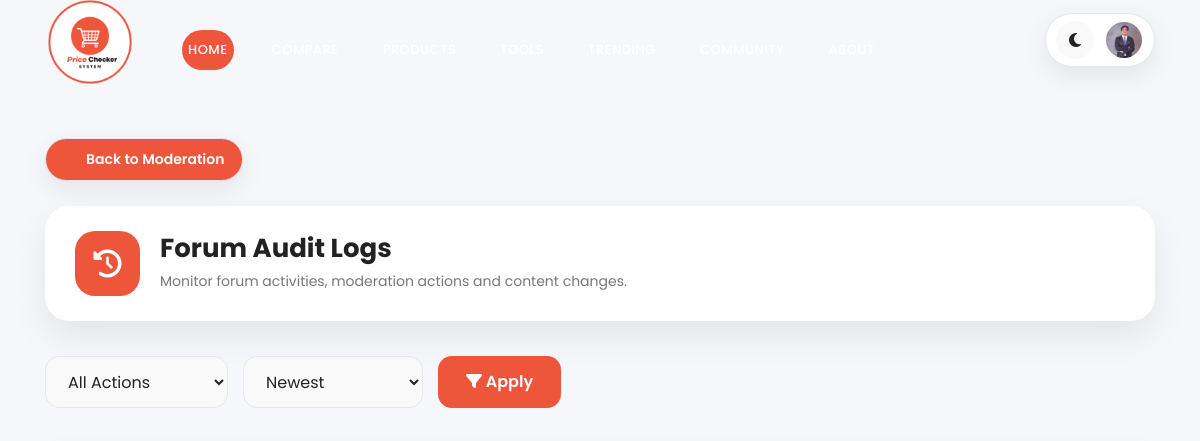
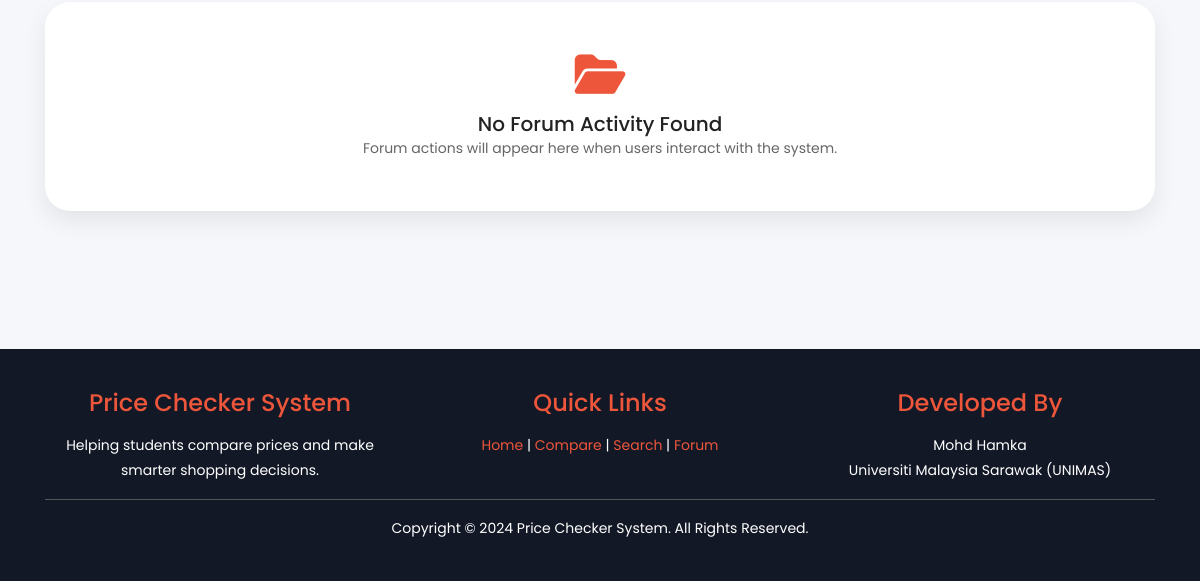
/src/admin/forumAuditLogs.php (signed in), run on an earlier commit of the app's database (2 pictures, top to bottom).
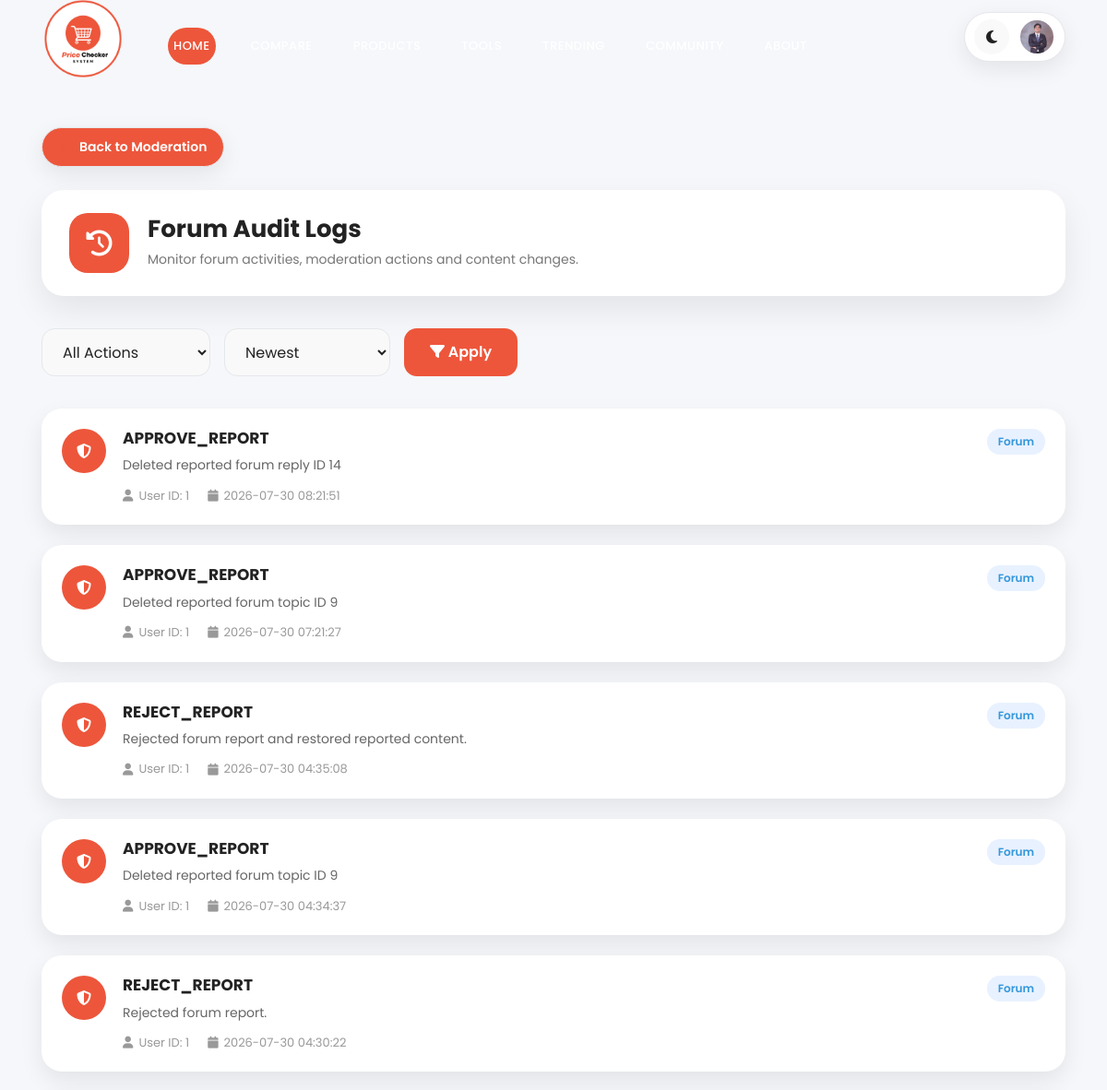
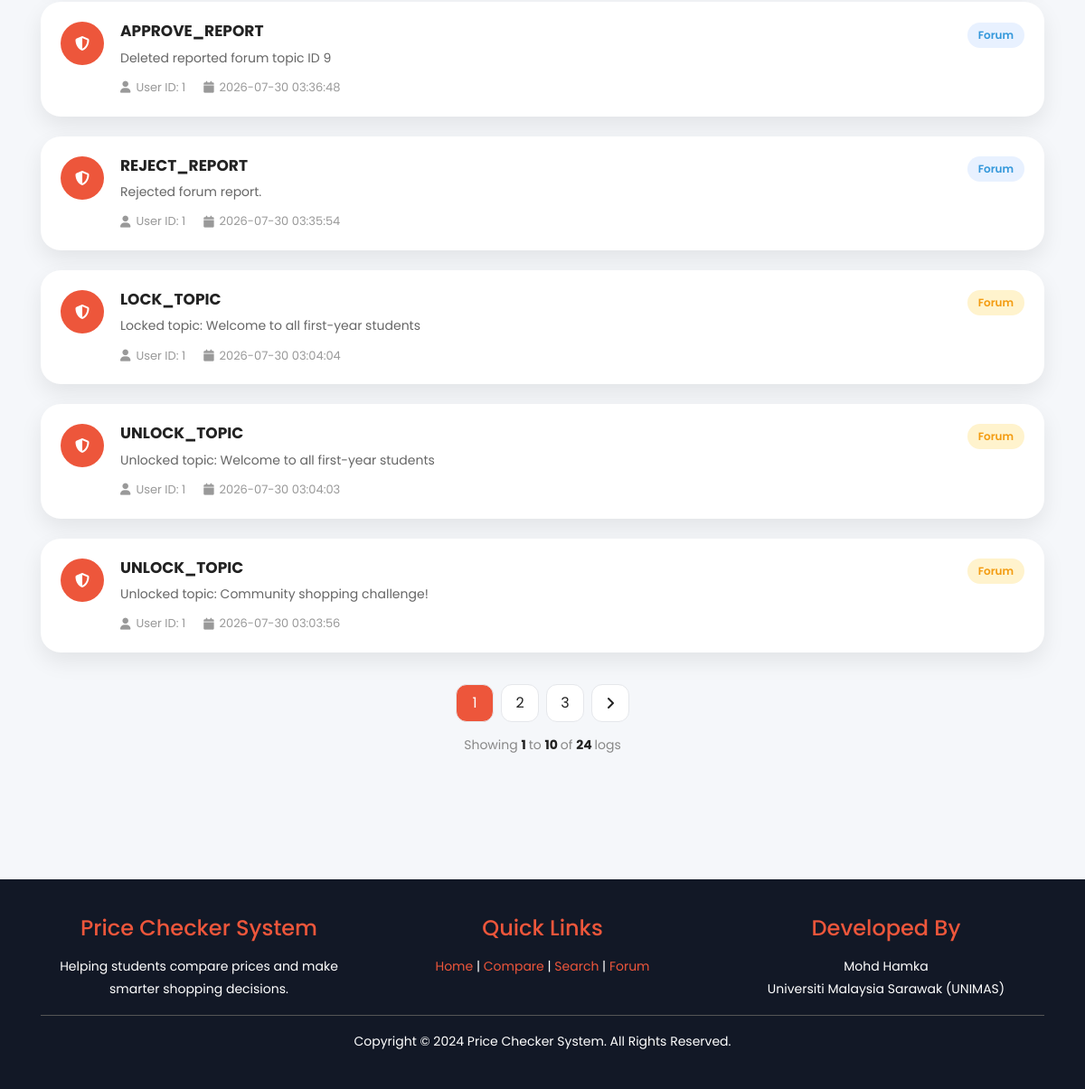
And on a later commit of the database (2 pictures, top to bottom).
### tables this page shows
CREATE TABLE `audit_logs` (
  `auditID` int(11) NOT NULL,
  `adminID` int(11) NOT NULL,
  `module` varchar(100) DEFAULT NULL,
  `action` varchar(100) DEFAULT NULL,
  `target` varchar(255) DEFAULT NULL,
  `description` text DEFAULT NULL,
  `ipAddress` varchar(50) DEFAULT NULL,
  `created_at` timestamp NOT NULL DEFAULT current_timestamp()
);

### src/admin/forumAuditLogs.php (the view, shortened to what this page needs)
<?php
include("../config/db_cPCS.php");
$adminID=$_SESSION['adminID'];
$filterAction=$_GET['action'] ?? "";
$sort=$_GET['sort'] ?? "new";
$sql="
SELECT *
FROM audit_logs
WHERE module IN ('Forum','Forum Admin')
";
switch($sort)
{
default:
    $sql.=" ORDER BY created_at DESC";
}
$countSQL="
SELECT COUNT(*) AS total
FROM audit_logs
WHERE module IN ('Forum','Forum Admin')
";
$countResult=mysqli_query($conn,$countSQL);
$total=mysqli_fetch_assoc($countResult)['total'];
$limit=10;
$page=isset($_GET['page'])
? (int)$_GET['page']
:1;
$totalPages=max(1,ceil($total/$limit));
$offset=($page-1)*$limit;
$sql.=" LIMIT $offset,$limit";
$result=mysqli_query($conn,$sql);
$user=mysqli_fetch_assoc(
mysqli_query($conn,"
SELECT
adminUsername,
adminIMG
FROM admin
WHERE adminID='$adminID'
")
);
$img=$user['adminIMG'] ?? "../../assets/images/profile/default.png";
?>
<!DOCTYPE html>
<html lang="en">
<head>
    <link rel="stylesheet" type="text/css" href="../../assets/css/bootstrap.min.css">
    <link rel="stylesheet" type="text/css" href="../../assets/css/font-awesome.css">
    <link rel="stylesheet" href="https://cdnjs.cloudflare.com/ajax/libs/font-awesome/6.7.2/css/all.min.css">
    <link rel="stylesheet" href="../../assets/css/styleindex.css">
    <link rel="stylesheet" href="../../assets/css/forum.css">
    <link rel="stylesheet" href="../../assets/css/footer.css">
</head>
<body>
<?php include("../student/includes/header.php"); ?>
<section class="section community-section" id="community">
    <div class="container">
    <br><br>
    <a href="forumModeration.php" class="back-dashboard-btn">
        <i class="fa fa-arrow-left"></i>
        Back to Moderation
    </a>
    <div class="forum-page-header audit-page-header">
        <div class="page-header-icon audit-header-icon">
            <i class="fa-solid fa-clock-rotate-left"></i>
        </div>
        <div>
            <h2>
                Forum Audit Logs
            </h2>
            <p>
                Monitor forum activities, moderation actions and content changes.
            </p>
        </div>
    </div>
    <div class="forum-toolbar">
        <form method="GET">
            <select name="action">
                <option value="">All Actions</option>
            </select>
            <select name="sort">
                <option value="new"
                <?php if($sort=="new") echo "selected"; ?>>
                    Newest
                </option>
            </select>
            <button type="submit">
                <i class="fa fa-filter"></i>
                Apply
            </button>
        </form>
    </div>
<div class="audit-timeline">
    <?php if(mysqli_num_rows($result)==0){ ?>
    <div class="audit-empty">
        <i class="fa-solid fa-folder-open"></i>
        <h4>
            No Forum Activity Found
        </h4>
        <p>
            Forum actions will appear here when users interact with the system.
        </p>
    </div>
    <?php } ?>
    <?php while($log=mysqli_fetch_assoc($result)){ ?>
        <?php
        $logAction=$log['action'];
        $badgeClass="audit-update";
        if(str_contains($logAction,"DELETE"))
        {
            $badgeClass="audit-delete";
        }
        elseif(str_contains($logAction,"CREATE"))
        {
            $badgeClass="audit-create";
        }
        elseif(str_contains($logAction,"LOCK") || str_contains($logAction,"PIN"))
        {
            $badgeClass="audit-admin";
        }
        ?>
        <div class="audit-card">
            <div class="audit-marker">
                <i class="fa-solid fa-shield-halved"></i>
            </div>
            <div class="audit-content">
                <div class="audit-title-row">
                    <h4>
                        <?php echo htmlspecialchars($logAction); ?>
                    </h4>
                    <span class="audit-action <?php echo $badgeClass; ?>">
                        Forum
                    </span>
                </div>
                <p>
                    <?php echo htmlspecialchars($log['description']); ?>
                </p>
                <div class="audit-meta">
                    <span>
                        <i class="fa-solid fa-user"></i>
                        User ID:
                        <?php echo $log['adminID']; ?>
                    </span>
                    <span>
                        <i class="fa-solid fa-calendar"></i>
                        <?php echo $log['created_at']; ?>
                    </span>
                </div>
            </div>
        </div>
        <?php } ?>
    </div>
    <?php if($totalPages > 1){ ?>
    <div class="pagination">
        <?php
        $start=max(1,$page-2);
        $end=min($totalPages,$page+2);
        for($i=$start;$i<=$end;$i++)
        {
        ?>
        <a
        href="?page=<?php echo $i; ?>&action=<?php echo urlencode($filterAction); ?>&sort=<?php echo urlencode($sort); ?>"
        class="<?php echo ($page==$i) ? 'active':''; ?>">
            <?php echo $i; ?>
        </a>
        <?php } ?>
        <?php if($page < $totalPages){ ?>
        <a href="?page=<?php echo $page+1; ?>&action=<?php echo urlencode($filterAction); ?>&sort=<?php echo urlencode($sort); ?>">
            <i class="fa fa-angle-right"></i>
        </a>
        <?php } ?>
    </div>
    <div class="pagination-info">
        Showing
        <strong>
            <?php echo $total==0 ? 0 : $offset+1; ?>
        </strong>
        to
        <strong>
            <?php echo min($offset+$limit,$total); ?>
        </strong>
        of
        <strong>
            <?php echo $total; ?>
        </strong>
        logs
    </div>
    <?php } ?>
</div>
</section>
<br><br>
<?php include("../student/includes/footer.php"); ?>
</body>
</html>

### src/student/includes/header.php (shortened to what this page needs)
<?php
$currentPage = basename($_SERVER['PHP_SELF']);
$isDashboard = ($currentPage == "dashboard.php");
?>
<header class="header-area header-sticky">
    <div class="container">
        <div class="row">
            <div class="col-12">
                <nav class="main-nav">
                    <a href="../student/dashboard.php" class="logo">
                        <img src="../../assets/images/logo.png">
                    </a>
                    <ul class="nav">
                        <li>
                            <a href="<?php echo $isDashboard ? '#top' : '../student/dashboard.php#top'; ?>" class="nav-link active">
                                Home
                            </a>
                        </li>
                        <li>
                            <a href="<?php echo $isDashboard ? '#compare' : '../student/dashboard.php#compare'; ?>" class="nav-link">
                            </a>
                        </li>
                        <li>
                            <a href="<?php echo $isDashboard ? '#search' : '../student/dashboard.php#search'; ?>" class="nav-link">
                            </a>
                        </li>
                        <li>
                            <a href="<?php echo $isDashboard ? '#tools' : '../student/dashboard.php#tools'; ?>" class="nav-link">
                            </a>
                        </li>
                        <li>
                            <a href="<?php echo $isDashboard ? '#trend' : '../student/dashboard.php#trend'; ?>" class="nav-link">
                            </a>
                        </li>
                        <li>
                            <a href="<?php echo $isDashboard ? '#community' : '../student/dashboard.php#community'; ?>" class="nav-link">
                            </a>
                        </li>
                        <li>
                            <a href="<?php echo $isDashboard ? '#why-us' : '../student/dashboard.php#why-us'; ?>" class="nav-link">
                            </a>
                        </li>
                    </ul>
                    <div class="user-actions">
                        <button id="themeToggle"
                                class="theme-btn"
                                type="button">
                            <i class="fa-solid fa-moon"></i>
                        </button>
                        <div class="dropdown">
                            <img src="<?php echo $img; ?>"
                                 class="profile-avatar">
                        </div>
                    </div>
                </nav>
            </div>
        </div>
    </div>
</header>

### src/student/includes/footer.php
<footer>
    <div class="container">
        <div class="row">
            <div class="col-lg-4">
            <h4>
                Price Checker System
            </h4>
            <p>
                Helping students compare prices and make smarter shopping decisions.
            </p>
            </div>
            <div class="col-lg-4">
                <h4>
                    Quick Links
                </h4>
                <p>
                    <a href="../student/dashboard.php#top">
                        Home
                    </a>
                    |
                    <a href="../student/filter.php">
                        Compare
                    </a>
                    |
                    <a href="../student/search.php">
                        Search
                    </a>
                    |
                    <a href="../student/forum.php">
                        Forum
                    </a>
                </p>
            </div>
            <div class="col-lg-4">
                <h4>
                    Developed By
                </h4>
                <p>
                    Mohd Hamka
                <br>
                    Universiti Malaysia Sarawak (UNIMAS)
                </p>
            </div>
            </div>
            <hr>
            <div class="row">
                <div class="col-lg-12 text-center">
                    <p>
                    Copyright &copy; 2024 Price Checker System. All Rights Reserved.
                    </p>
                </div>
            </div>
    </div>
</footer>

### assets/css/styleindex.css (style rules this page uses)
html, body, div, span, applet, object, iframe, h1, h2, h3, h4, h5, h6, p, blockquote, div pre, a, abbr, acronym, address, big, cite, code, del, dfn, em, font, img, ins, kbd, q, s, samp, small, strike, strong, sub, sup, tt, var, b, u, i, center, dl, dt, dd, ol, ul, li, figure, header, nav, section, article, aside, footer, figcaption { margin: 0; padding: 0; border: 0; outline: 0; }
ul, li { padding: 0; margin: 0; list-style: none; }
header, nav, section, article, aside, footer, hgroup { display: block; }
* { box-sizing: border-box; }
html, body { font-family: 'Poppins', sans-serif; font-weight: 400; background-color: #fff; font-size: 16px; -ms-text-size-adjust: 100%; -webkit-font-smoothing: antialiased; -moz-osx-font-smoothing: grayscale; }
a { text-decoration: none !important; }
h1, h2, h3, h4, h5, h6 { margin-top: 0px; margin-bottom: 0px; }
ul { margin-bottom: 0px; }
p { font-size: 14px; line-height: 25px; color: #7a7a7a; }
html, body { background: #fff; font-family: 'Poppins', sans-serif; }
.header-area { position: absolute; top: 0px; left: 0px; right: 0px; z-index: 100; height: 90px; background: rgba(250,250,250,0.1); -webkit-transition: all .5s ease 0s; -moz-transition: all .5s ease 0s; -o-transition: all .5s ease 0s; transition: all .5s ease 0s; }
.header-area .main-nav { min-height: 80px; background: transparent; }
.header-area .main-nav .logo { line-height:50px; color: #fff; font-size: 32px; font-weight: 800; float: left; -webkit-transition: all 0.3s ease 0s; -moz-transition: all 0.3s ease 0s; -o-transition: all 0.3s ease 0s; transition: all 0.3s ease 0s; }
.header-area .main-nav .nav { float: right; margin-top: 27px; margin-right: 0px; background-color: transparent; -webkit-transition: all 0.3s ease 0s; -moz-transition: all 0.3s ease 0s; -o-transition: all 0.3s ease 0s; transition: all 0.3s ease 0s; position: relative; z-index: 999; }
.header-area .main-nav .nav li { padding-left: 20px; padding-right: 20px; }
.header-area .main-nav .nav li a { display: block; font-weight: 500; font-size: 13px; color: #7a7a7a; -webkit-transition: all 0.3s ease 0s; -moz-transition: all 0.3s ease 0s; -o-transition: all 0.3s ease 0s; transition: all 0.3s ease 0s; height: 40px; line-height: 40px; border: transparent; }
.header-area .main-nav .nav li a { color: #fff; }
.header-area.header-sticky { min-height: 80px; }
.header-area.header-sticky .nav { margin-top: 20px !important; }
@media (max-width: 1200px) { .header-area .main-nav .nav li { padding-left: 12px; padding-right: 12px; } }
@media (max-width: 1200px) { .header-area .main-nav:before { display: none; } }
@media (min-width: 767px) { .header-area .main-nav .nav { display: flex !important; } }
footer { text-align: center; padding: 30px 0px; }
footer p { color: #232d39; font-size: 13px; }
footer p a { cursor: pointer; color: #ed563b; }

### assets/css/footer.css (style rules this page uses)
footer { background:#121826; padding:40px 0; color:white; }
footer h4 { color:#ED563B; margin-bottom:15px; }
footer p { color:#ffffff; font-size:14px; }
footer hr { border-color:#555; }

What changed in the data, as far as the page shows it:
added audit_logs: action "APPROVE_REPORT", description "Deleted reported forum reply ID 14", adminID "1", created_at "2026-07-30 08:21:51"
added audit_logs: action "APPROVE_REPORT", description "Deleted reported forum topic ID 9", adminID "1", created_at "2026-07-30 07:21:27"
added audit_logs: action "REJECT_REPORT", description "Rejected forum report and restored reported content.", adminID "1", created_at "2026-07-30 04:35:08"
added audit_logs: action "APPROVE_REPORT", description "Deleted reported forum topic ID 9", adminID "1", created_at "2026-07-30 04:34:37"
added audit_logs: action "REJECT_REPORT", description "Rejected forum report.", adminID "1", created_at "2026-07-30 04:30:22"
added audit_logs: action "APPROVE_REPORT", description "Deleted reported forum topic ID 9", adminID "1", created_at "2026-07-30 03:36:48"
added audit_logs: action "REJECT_REPORT", description "Rejected forum report.", adminID "1", created_at "2026-07-30 03:35:54"
added audit_logs: action "LOCK_TOPIC", description "Locked topic: Welcome to all first-year students", adminID "1", created_at "2026-07-30 03:04:04"
added audit_logs: action "UNLOCK_TOPIC", description "Unlocked topic: Welcome to all first-year students", adminID "1", created_at "2026-07-30 03:04:03"
added audit_logs: action "UNLOCK_TOPIC", description "Unlocked topic: Community shopping challenge!", adminID "1", created_at "2026-07-30 03:03:56"
Also different on the page:
$offset+1: (not shown) → "1"
min($offset+$limit,$total): (not shown) → "10"
$total: (not shown) → "24"
new list line: "1"
new list line: "2"
new list line: "3"
text no longer shown: "No Forum Activity Found Forum actions will appear here when users interact with the system."
text now shown: "Showing to of logs"
